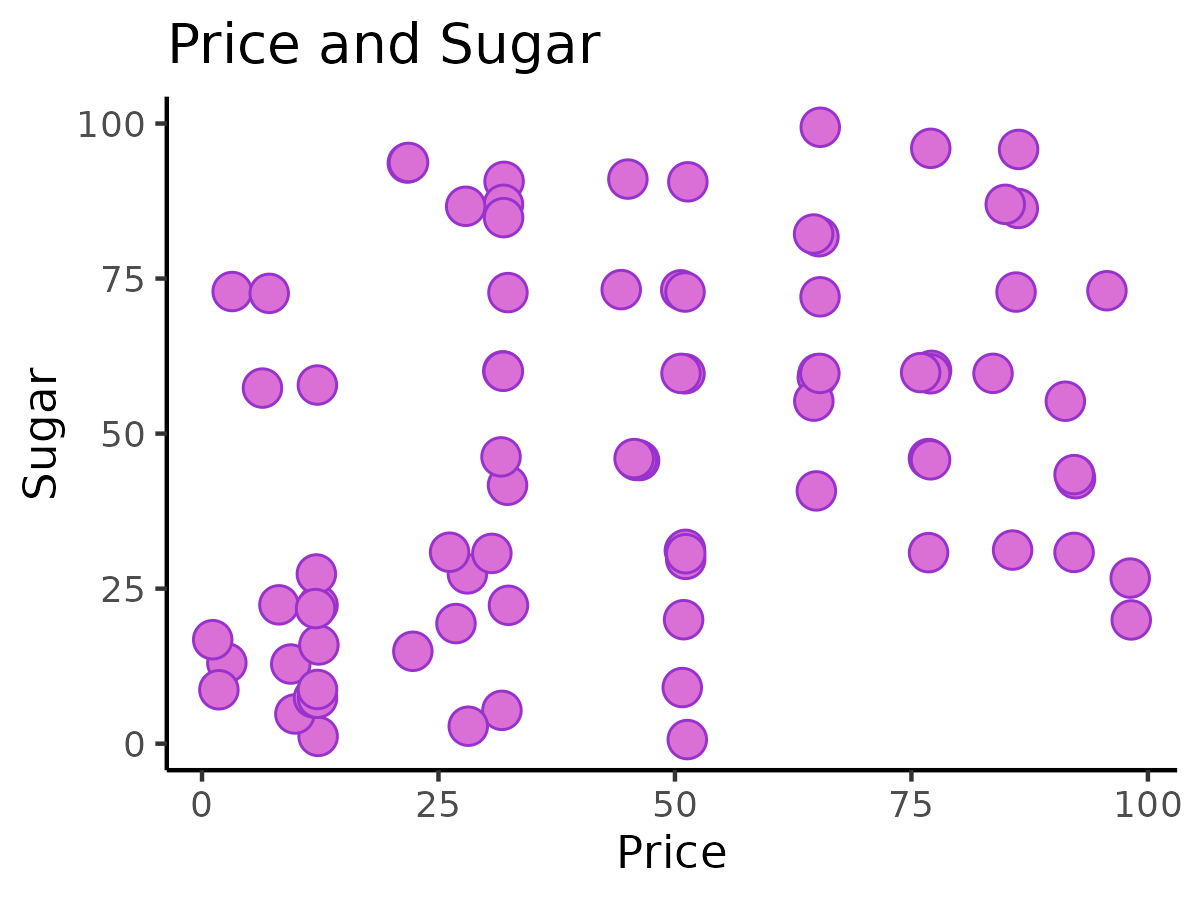

The R source for this figure:
library(tidyverse)

load("candy.RData")
View(candy)
head(candy)

p <- ggplot(
  candy, 
  aes(x = price_percentile, y = sugar_percentile) 
) + 
  geom_jitter(
    color = "darkorchid", 
    fill = "orchid",
    shape = 21, # shape by num, read the shape doc
    size = 4
  ) + 
  labs(
    x = "Price", 
    y = "Sugar", 
    title = "Price and Sugar"
  ) + 
  theme_classic()

ggsave(
  "plot_point.png", 
  plot = p,
  width = 1200, 
  height = 900, 
  units = "px"
)
